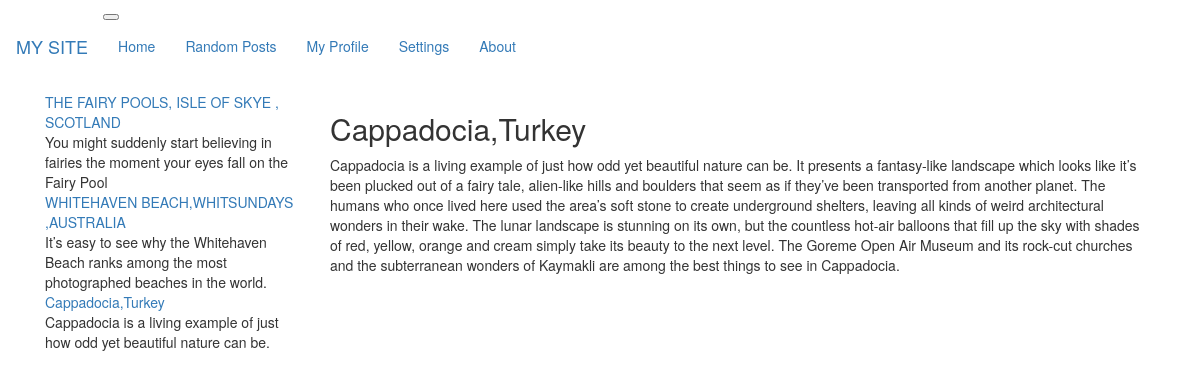
Page /post/Cappadocia-Turkey on the committed database.
### blog/models.py (models this page shows, shortened)
class Post(models.Model):
    title = models.CharField(max_length=255)
    slug = models.SlugField(max_length=255, unique=True)
    summary = models.CharField(max_length=300)
    content = models.TextField()
    published = models.BooleanField(default=True)
    created = models.DateTimeField(auto_now_add=True)
    image = models.ImageField(upload_to='img')
    class Meta:
        ordering = ['-created']

### blog/views.py (the view)
# urls.py: url(r'^post/(.*)$', blog_views.post),
def post(request, slug):
    print(slug)
    posts = Post.objects.all()
    return render(request, 'post.html', {
        'post': get_object_or_404(Post, slug=slug),
        'post': get_object_or_404(Post, slug=slug),
        'posts': posts
    })

### blog/templates/post.html (shortened to what this page needs)
{% extends 'single-template.html' %}
{% block entry %}
    <h2>{{ post.title }}</h2>
    <div>
        {{ post.content | linebreaks }}
    </div>
{% endblock %}

### blog/templates/single-template.html
{% extends 'base.html' %}
{% block content %}
    <div class="container">
        <div class="col-md-3">
            {% for post in posts %}
                <div>
                    <div class="summary-title"><a href="/post/{{ post.slug }}">{{ post.title }}</a> </div>
                    <div class="summary">{{ post.summary }}</div>
                </div>
            {% endfor %}
        </div>
        <div class="col-md-9">
            {% block entry %}{% endblock %}
        </div>
    </div>
{% endblock %}

### blog/static/css/style.css (style rules this page uses)
body { background: none !important; }

### rows in the picture
Post: title "THE FAIRY POOLS, ISLE OF SKYE , SCOTLAND", summary "You might suddenly start believing in fairies the moment your eyes fall on the Fairy Pool"
Post: title "WHITEHAVEN BEACH,WHITSUNDAYS ,AUSTRALIA", summary "It’s easy to see why the Whitehaven Beach ranks among the most photographed beaches in the world."
Post: title "Cappadocia,Turkey", summary "Cappadocia is a living example of just how odd yet beautiful nature can be.", content "Cappadocia is a living example of just how odd yet beautiful nature can be. It presents a fantasy-like landscape which looks like it’s been plucked out of a fairy tale, alien-like hills and boulders that seem as if they’ve been transported from another planet. The humans who once lived here used the area’s soft stone to create underground shelters, leaving all kinds of weird architectural wonders in their wake. The lunar landscape is stunning on its own, but the countless hot-air balloons that fill up the sky with shades of red, yellow, orange and cream simply take its beauty to the next level. The Goreme Open Air Museum and its rock-cut churches and the subterranean wonders of Kaymakli are…"
